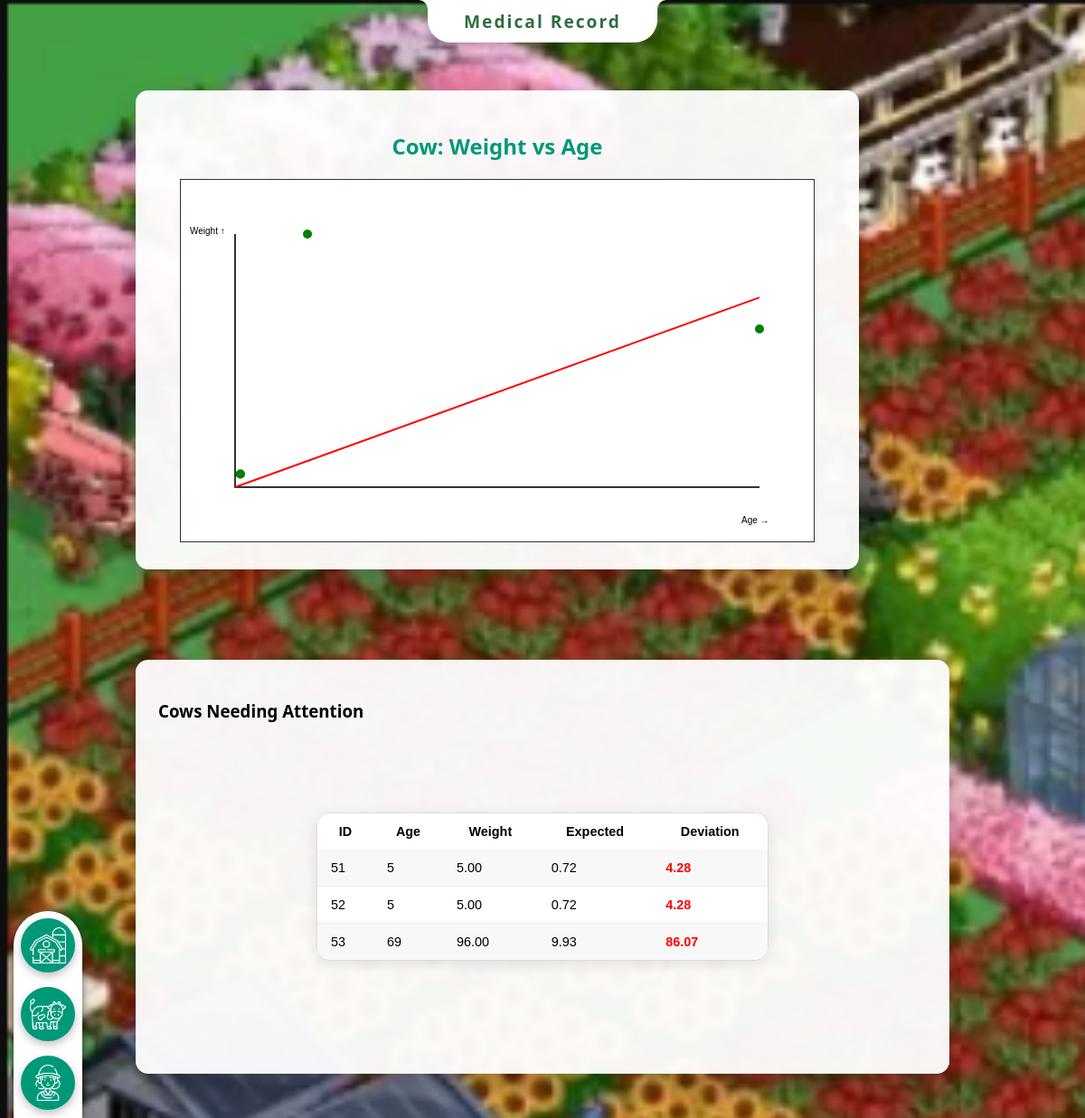
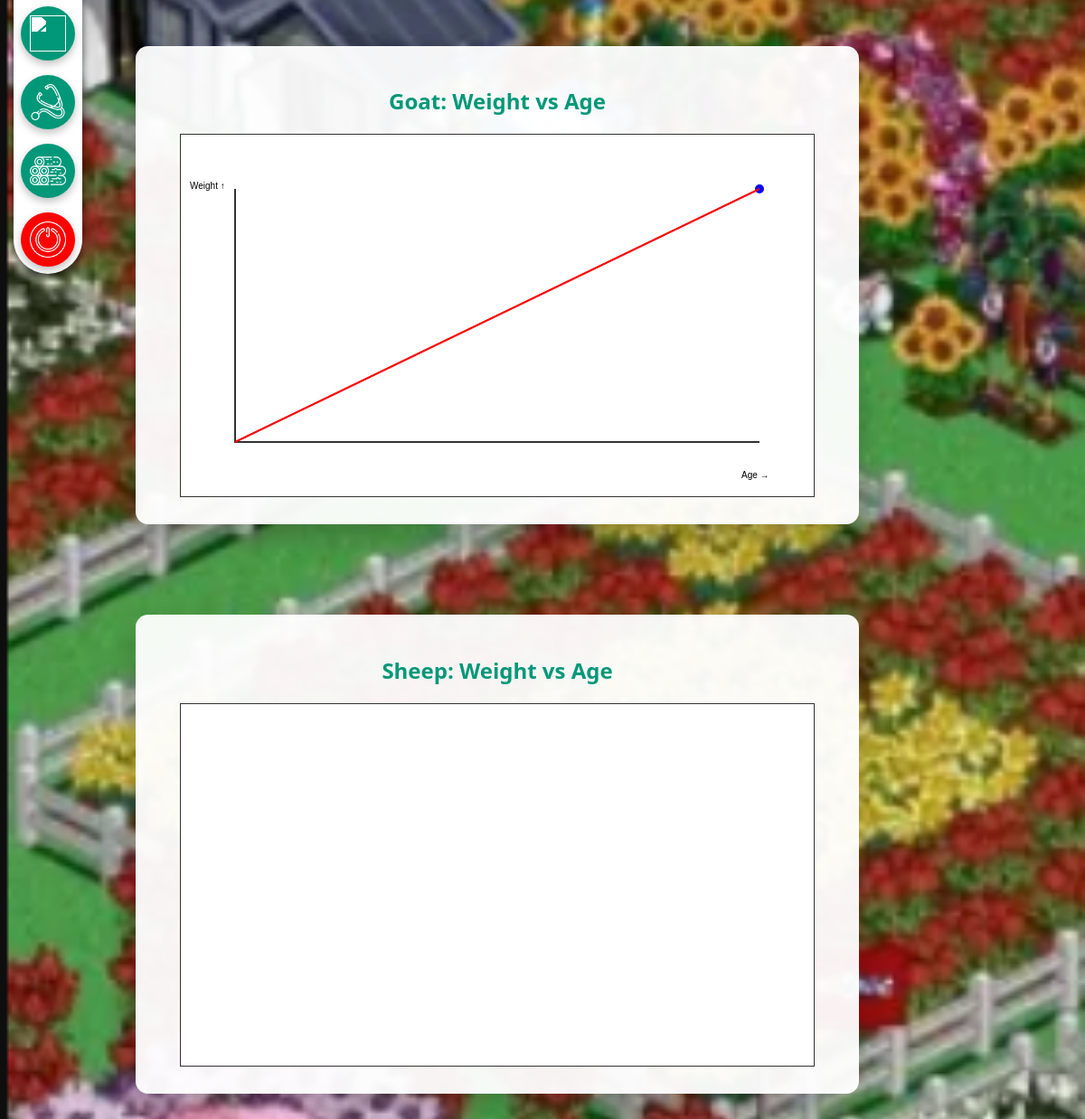
Screenshot of /CSE-370-project2/medical_record.php (signed in) with the database file from the repository (2 pictures, top to bottom).
### tables this page shows
CREATE TABLE `cattle` (
  `cattle_id` int(11) NOT NULL,
  `age` int(11) DEFAULT NULL,
  `gender` enum('Male','Female') DEFAULT NULL,
  `weight` decimal(6,2) DEFAULT NULL,
  `cattle_type` enum('Cow','Goat','Sheep') DEFAULT NULL
);

### CSE-370-project2/medical_record.php (the view, shortened to what this page needs)
<?php
require_once "db.php";
function analyzeCattle($data) {
    $sumXY = 0;
    $sumXX = 0;
    foreach ($data as $c) {
        $sumXY += $c['age'] * $c['weight'];
        $sumXX += $c['age'] * $c['age'];
    }
    if ($sumXX == 0) return [0, []];
    $m = $sumXY / $sumXX;
    $outliers = [];
    foreach ($data as $c) {
        $expected = $m * $c['age'];
        $deviation = abs($c['weight'] - $expected);
        if ($deviation > (0.20 * $expected)) {
            $c['expected_weight'] = round($expected, 2);
            $c['deviation'] = round($deviation, 2);
            $outliers[] = $c;
        }
    }
    return [$m, $outliers];
}
$sql = "SELECT c.cattle_id, c.age, c.weight, c.cattle_type FROM cattle c
JOIN owns_cattle o ON c.cattle_id = o.cattle_id WHERE o.user_name = '"
. mysqli_real_escape_string($conn, $_SESSION['user']) . "'";
$result = mysqli_query($conn, $sql);
$cow = $goat = $sheep = [];
while ($row = mysqli_fetch_assoc($result)) {
    if ($row['cattle_type'] === 'Cow') $cow[] = $row;
    elseif ($row['cattle_type'] === 'Goat') $goat[] = $row;
    elseif ($row['cattle_type'] === 'Sheep') $sheep[] = $row;
}
list($cowSlope, $cowOutliers)     = analyzeCattle($cow);
list($goatSlope, $goatOutliers)  = analyzeCattle($goat);
list($sheepSlope, $sheepOutliers)= analyzeCattle($sheep);
?>
<!DOCTYPE html>
<html>
<head>
    <link rel="stylesheet" href="assets/style.css">
</head>
<body class="farm-bg">
<div class="topbar">
        <button type="button" onclick="location.href='dashboard.php'" title="Home"><img src="assets/img/barn.png"></button>
        <button onclick="showCattle()"><img src="assets/img/cattle.png"></button>
        <button onclick="showWorker()"><img src="assets/img/worker.png"></button>
        <button onclick="showProduct()"><img src="assets/img/product.png"></button>
        <button onclick="medical_record()"><img src="assets/img/medical.png"></button>
        <button onclick="showLog()"><img src="assets/img/wood.png"></button>
        <button style='background:red;' onclick="location.href='logout.php'"><img src="assets/img/logout.png"></button>
</div>
    <div class="header-notch">
        <h1>Medical Record</h1>
    </div>
<?php
function renderGraph($id, $title) {
    echo "
    <div class='box' style='text-align:center; width:750px; margin-top:100px;'>
        <h2>$title</h2>
        <canvas id='$id' width='700' height='400'
                style='background:#fff; border:1px solid #333;'></canvas>
    </div>";
}
function renderOutliers($title, $data) {
    if (empty($data)) return;
    echo "
    <div class='box'>
        <h3>$title</h3>
        <table class='table'>
            <tr>
                <th>ID</th>
                <th>Age</th>
                <th>Weight</th>
                <th>Expected</th>
                <th>Deviation</th>
            </tr>";
    foreach ($data as $c) {
        echo "
            <tr>
                <td>{$c['cattle_id']}</td>
                <td>{$c['age']}</td>
                <td>{$c['weight']}</td>
                <td>{$c['expected_weight']}</td>
                <td style='color:red;font-weight:bold;'>{$c['deviation']}</td>
            </tr>";
    }
    echo "</table></div>";
}
renderGraph("cowGraph", "Cow: Weight vs Age");
renderOutliers("Cows Needing Attention", $cowOutliers);
?>
<script>
function drawGraph(canvasId, data, slope, color) {
    if (data.length === 0) return;
    const canvas = document.getElementById(canvasId);
    const ctx = canvas.getContext("2d");
    const padding = 60;
    const width = canvas.width - padding * 2;
    const height = canvas.height - padding * 2;
    const maxAge = Math.max(...data.map(d => d.age));
    const maxWeight = Math.max(...data.map(d => d.weight), slope * maxAge);
    ctx.clearRect(0, 0, canvas.width, canvas.height);
    // Axes
    ctx.strokeStyle = "#333";
    ctx.lineWidth = 2;
    ctx.beginPath();
    ctx.moveTo(padding, padding);
    ctx.lineTo(padding, canvas.height - padding);
    ctx.lineTo(canvas.width - padding, canvas.height - padding);
    ctx.stroke();
    // Labels
    ctx.fillStyle = "#000";
    ctx.fillText("Weight ↑", 10, padding);
    ctx.fillText("Age →", canvas.width - padding - 20, canvas.height - 20);
    // Points
    ctx.fillStyle = color;
    data.forEach(c => {
        const x = padding + (c.age / maxAge) * width;
        const y = canvas.height - padding - (c.weight / maxWeight) * height;
        ctx.beginPath();
        ctx.arc(x, y, 5, 0, Math.PI * 2);
        ctx.fill();
    });
    // Average line y = m x
    ctx.strokeStyle = "red";
    ctx.lineWidth = 2;
    ctx.beginPath();
    ctx.moveTo(padding, canvas.height - padding);
    ctx.lineTo(
        padding + width,
        canvas.height - padding - (slope * maxAge / maxWeight) * height
    );
    ctx.stroke();
}
drawGraph("cowGraph",   <?= json_encode($cow) ?>,   <?= $cowSlope ?>,   "green");
drawGraph("goatGraph",  <?= json_encode($goat) ?>,  <?= $goatSlope ?>,  "blue");
drawGraph("sheepGraph", <?= json_encode($sheep) ?>, <?= $sheepSlope ?>, "orange");
</script>
</body>
</html>

### CSE-370-project2/assets/style.css (style rules this page uses)
body { margin:0; font-family: 'Segoe UI', sans-serif; background: linear-gradient(#c7e8ca,#f0fff4); }
.farm-bg { background-image: url('img/farmBG.png'); background-size: cover; background-attachment: fixed; }
.box, .panel, .row { width: auto; margin: 100px 150px; background: rgba(255,255,255,0.95); padding: 25px; border-radius: 14px; box-shadow: 0 15px 30px rgba(0,0,0,.2); }
h2 { text-align: center; color: #009879; }
input, select, button { width: auto; padding: 10px; margin: 8px 0; border-radius: 6px; border: 1px solid #b7d3b7; }
button { background: #00c9a1; color: white; border: none; cursor: pointer; }
.table { border-collapse: separate; border-spacing: 0; border-radius: 15px; overflow: hidden; margin: 100px auto; font-size: 0.9em; font-family: sans-serif; width: 500px; box-shadow: 0 4px 15px rgba(0, 0, 0, 0.1); border: 1px solid #dddddd; }
.table th, .table td { padding: 12px 15px; }
.table tbody tr { background-color: white; }
.table tbody tr:nth-of-type(even) { background-color: #f8f8f8; }
.table tbody tr td { border-bottom: 1px solid #eeeeee; }
.table tbody tr:last-of-type td { border-bottom: none; }
.topbar { position: fixed; top: 50%; left: 0; transform: translateY(-50%); width: 60px; height: auto; background: rgba(255,255,255); margin-left: 15px; display: flex; flex-direction: column; align-items: center; justify-content: flex-start; padding: 0px 8px; gap: 0px; box-shadow: 0 4px 10px rgba(0,0,0,.60); z-index: 1000; border-radius: 70px; }
.topbar button { width: 60px; height: 60px; display: flex; align-items: center; justify-content: center; box-shadow: 0 4px 10px rgba(0,0,0,.25); background:#009879; border-radius: 50%; overflow: hidden; padding: 0; }
.topbar button img { width: 40px; height: 40px; object-fit: contain; filter: brightness(0) invert(1); }
.header-notch { position: fixed; top: 0; left: 50%; transform: translateX(-50%); background-color: rgb(255,255,255); color: white; padding: 10px 40px; border-radius: 0 0 25px 25px; box-shadow: 0 4px 15px rgba(0, 0, 0, 0.2); z-index: 1001; display: flex; align-items: center; justify-content: center; }
.header-notch h1 { color:#2f6f3e; margin: 0px; font-size: 1.2rem; font-family: 'Segoe UI', sans-serif; letter-spacing: 2px; font-weight: 750; }
.header-notch::before, .header-notch::after { content: ""; position: absolute; top: 0; width: 25px; height: 25px; background: transparent; }
.header-notch::before { left: -25px; border-radius: 0 10px 0 0; box-shadow: 10px 0 0 0 rgb(255,255,255); }
.header-notch::after { right: -25px; border-radius: 10px 0 0 0; box-shadow: -10px 0 0 0 rgb(255,255,255); }

### rows the page displays
cattle: cattle_id "51", age "5", weight "5.00", expected_weight "0.72", deviation "4.28"
cattle: cattle_id "52", age "5", weight "5.00", expected_weight "0.72", deviation "4.28"
cattle: cattle_id "53", age "69", weight "96.00", expected_weight "9.93", deviation "86.07"

### other values shown
$title "Cow: Weight vs Age Goat: Weight vs Age Sheep: Weight vs Age"
$title "Cows Needing Attention"
chart data {{ $cowSlope }} 0.14392628261731
chart data {{ $goatSlope }} 1
